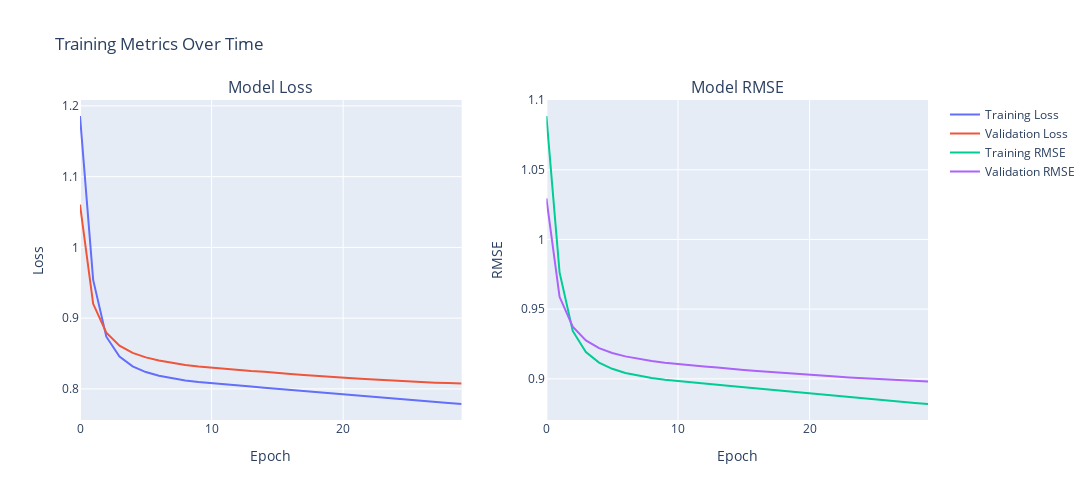

The notebook cell saved with this chart:
### Code cell
# Create subplots
fig = make_subplots(rows=1, cols=2, subplot_titles=('Model Loss', 'Model RMSE'))

# Add Loss traces
fig.add_trace(
    go.Scatter(y=history.history['loss'], name="Training Loss", mode='lines'),
    row=1, col=1
)
fig.add_trace(
    go.Scatter(y=history.history['val_loss'], name="Validation Loss", mode='lines'),
    row=1, col=1
)

# Add RMSE traces
fig.add_trace(
    go.Scatter(y=history.history['root_mean_squared_error'], name="Training RMSE", mode='lines'),
    row=1, col=2
)
fig.add_trace(
    go.Scatter(y=history.history['val_root_mean_squared_error'], name="Validation RMSE", mode='lines'),
    row=1, col=2
)

# Update layout
fig.update_layout(
    height=500,
    width=1200,
    showlegend=True,
    title_text="Training Metrics Over Time"
)

# Update axes labels
fig.update_xaxes(title_text="Epoch", row=1, col=1)
fig.update_xaxes(title_text="Epoch", row=1, col=2)
fig.update_yaxes(title_text="Loss", row=1, col=1)
fig.update_yaxes(title_text="RMSE", row=1, col=2)

fig.show()

### Figure 1 — Plotly figure (JSON) as saved in the notebook; plotly's stock layout.template omitted (floating-point values rounded to 4 significant figures)
{"data": [{"mode": "lines", "name": "Training Loss", "type": "scatter", "xaxis": "x", "y": [1.186, 0.9541, 0.8738, 0.8458, 0.8319, 0.8238, 0.8185, 0.8147, 0.812, 0.8097, 0.8079, 0.8062, 0.8047, 0.8032, 0.8017, 0.8001, 0.7985, 0.7968, 0.7951, 0.7934, 0.7917, 0.79, 0.7884, 0.7868, 0.7853, 0.7839, 0.7825, 0.7812, 0.7799, 0.7786], "yaxis": "y"}, {"mode": "lines", "name": "Validation Loss", "type": "scatter", "xaxis": "x", "y": [1.061, 0.9202, 0.8794, 0.8612, 0.8509, 0.8445, 0.8401, 0.8367, 0.8339, 0.8317, 0.8299, 0.8284, 0.8269, 0.8254, 0.8243, 0.8224, 0.821, 0.8197, 0.8182, 0.8167, 0.8155, 0.8146, 0.8137, 0.8125, 0.8117, 0.8108, 0.8097, 0.8088, 0.8082, 0.8075], "yaxis": "y"}, {"mode": "lines", "name": "Training RMSE", "type": "scatter", "xaxis": "x2", "y": [1.089, 0.9764, 0.9343, 0.9192, 0.9116, 0.9072, 0.9042, 0.9022, 0.9006, 0.8994, 0.8984, 0.8975, 0.8966, 0.8958, 0.8949, 0.8941, 0.8931, 0.8922, 0.8912, 0.8903, 0.8893, 0.8884, 0.8875, 0.8866, 0.8857, 0.8849, 0.8841, 0.8834, 0.8827, 0.8819], "yaxis": "y2"}, {"mode": "lines", "name": "Validation RMSE", "type": "scatter", "xaxis": "x2", "y": [1.029, 0.9589, 0.9373, 0.9276, 0.922, 0.9185, 0.9161, 0.9143, 0.9127, 0.9115, 0.9105, 0.9097, 0.9089, 0.9081, 0.9075, 0.9064, 0.9056, 0.9049, 0.9041, 0.9033, 0.9026, 0.9021, 0.9016, 0.901, 0.9005, 0.9, 0.8994, 0.8989, 0.8985, 0.8981], "yaxis": "y2"}], "layout": {"annotations": [{"font": {"size": 16}, "showarrow": false, "text": "Model Loss", "x": 0.225, "xanchor": "center", "xref": "paper", "y": 1, "yanchor": "bottom", "yref": "paper"}, {"font": {"size": 16}, "showarrow": false, "text": "Model RMSE", "x": 0.775, "xanchor": "center", "xref": "paper", "y": 1, "yanchor": "bottom", "yref": "paper"}], "height": 500, "showlegend": true, "title": {"text": "Training Metrics Over Time"}, "width": 1200, "xaxis": {"anchor": "y", "domain": [0, 0.45], "title": {"text": "Epoch"}}, "xaxis2": {"anchor": "y2", "domain": [0.55, 1], "title": {"text": "Epoch"}}, "yaxis": {"anchor": "x", "domain": [0, 1], "title": {"text": "Loss"}}, "yaxis2": {"anchor": "x2", "domain": [0, 1], "title": {"text": "RMSE"}}}}
